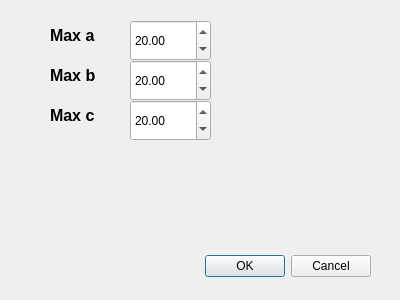
<?xml version="1.0" encoding="UTF-8"?>
<ui version="4.0">
 <class>Dialog</class>
 <widget class="QDialog" name="Dialog">
  <property name="geometry">
   <rect>
    <x>0</x>
    <y>0</y>
    <width>400</width>
    <height>300</height>
   </rect>
  </property>
  <property name="windowTitle">
   <string>Dialog</string>
  </property>
  <widget class="QDialogButtonBox" name="buttonBox">
   <property name="geometry">
    <rect>
     <x>30</x>
     <y>250</y>
     <width>341</width>
     <height>32</height>
    </rect>
   </property>
   <property name="orientation">
    <enum>Qt::Horizontal</enum>
   </property>
   <property name="standardButtons">
    <set>QDialogButtonBox::Cancel|QDialogButtonBox::Ok</set>
   </property>
  </widget>
  <widget class="QLabel" name="label_maxa">
   <property name="geometry">
    <rect>
     <x>50</x>
     <y>20</y>
     <width>56</width>
     <height>31</height>
    </rect>
   </property>
   <property name="text">
    <string>&lt;html&gt;&lt;head/&gt;&lt;body&gt;&lt;p&gt;&lt;span style=&quot; font-size:12pt; font-weight:600;&quot;&gt;Max a&lt;/span&gt;&lt;/p&gt;&lt;/body&gt;&lt;/html&gt;</string>
   </property>
  </widget>
  <widget class="QLabel" name="label_maxb">
   <property name="geometry">
    <rect>
     <x>50</x>
     <y>60</y>
     <width>56</width>
     <height>31</height>
    </rect>
   </property>
   <property name="text">
    <string>&lt;html&gt;&lt;head/&gt;&lt;body&gt;&lt;p&gt;&lt;span style=&quot; font-size:12pt; font-weight:600;&quot;&gt;Max b&lt;/span&gt;&lt;/p&gt;&lt;/body&gt;&lt;/html&gt;</string>
   </property>
  </widget>
  <widget class="QLabel" name="label_maxc">
   <property name="geometry">
    <rect>
     <x>50</x>
     <y>100</y>
     <width>56</width>
     <height>31</height>
    </rect>
   </property>
   <property name="text">
    <string>&lt;html&gt;&lt;head/&gt;&lt;body&gt;&lt;p&gt;&lt;span style=&quot; font-size:12pt; font-weight:600;&quot;&gt;Max c&lt;/span&gt;&lt;/p&gt;&lt;/body&gt;&lt;/html&gt;</string>
   </property>
  </widget>
  <widget class="QDoubleSpinBox" name="maxa">
   <property name="geometry">
    <rect>
     <x>130</x>
     <y>20</y>
     <width>81</width>
     <height>41</height>
    </rect>
   </property>
   <property name="toolTip">
    <string>&lt;html&gt;&lt;head/&gt;&lt;body&gt;&lt;p&gt;Input maximum value for parameter &amp;quot;a&amp;quot; slider.&lt;/p&gt;&lt;/body&gt;&lt;/html&gt;</string>
   </property>
   <property name="minimum">
    <double>0.020000000000000</double>
   </property>
   <property name="maximum">
    <double>990.990000000000009</double>
   </property>
   <property name="singleStep">
    <double>0.010000000000000</double>
   </property>
   <property name="value">
    <double>20.000000000000000</double>
   </property>
  </widget>
  <widget class="QDoubleSpinBox" name="maxb">
   <property name="geometry">
    <rect>
     <x>130</x>
     <y>60</y>
     <width>81</width>
     <height>41</height>
    </rect>
   </property>
   <property name="toolTip">
    <string>&lt;html&gt;&lt;head/&gt;&lt;body&gt;&lt;p&gt;Input maximum value for parameter &amp;quot;a&amp;quot; slider.&lt;/p&gt;&lt;/body&gt;&lt;/html&gt;</string>
   </property>
   <property name="minimum">
    <double>0.020000000000000</double>
   </property>
   <property name="maximum">
    <double>990.990000000000009</double>
   </property>
   <property name="singleStep">
    <double>0.010000000000000</double>
   </property>
   <property name="value">
    <double>20.000000000000000</double>
   </property>
  </widget>
  <widget class="QDoubleSpinBox" name="maxc">
   <property name="geometry">
    <rect>
     <x>130</x>
     <y>100</y>
     <width>81</width>
     <height>41</height>
    </rect>
   </property>
   <property name="toolTip">
    <string>&lt;html&gt;&lt;head/&gt;&lt;body&gt;&lt;p&gt;Input maximum value for parameter &amp;quot;a&amp;quot; slider.&lt;/p&gt;&lt;/body&gt;&lt;/html&gt;</string>
   </property>
   <property name="minimum">
    <double>0.020000000000000</double>
   </property>
   <property name="maximum">
    <double>990.990000000000009</double>
   </property>
   <property name="singleStep">
    <double>0.010000000000000</double>
   </property>
   <property name="value">
    <double>20.000000000000000</double>
   </property>
  </widget>
 </widget>
 <resources/>
 <connections>
  <connection>
   <sender>buttonBox</sender>
   <signal>accepted()</signal>
   <receiver>Dialog</receiver>
   <slot>accept()</slot>
   <hints>
    <hint type="sourcelabel">
     <x>248</x>
     <y>254</y>
    </hint>
    <hint type="destinationlabel">
     <x>157</x>
     <y>274</y>
    </hint>
   </hints>
  </connection>
  <connection>
   <sender>buttonBox</sender>
   <signal>rejected()</signal>
   <receiver>Dialog</receiver>
   <slot>reject()</slot>
   <hints>
    <hint type="sourcelabel">
     <x>316</x>
     <y>260</y>
    </hint>
    <hint type="destinationlabel">
     <x>286</x>
     <y>274</y>
    </hint>
   </hints>
  </connection>
 </connections>
</ui>
